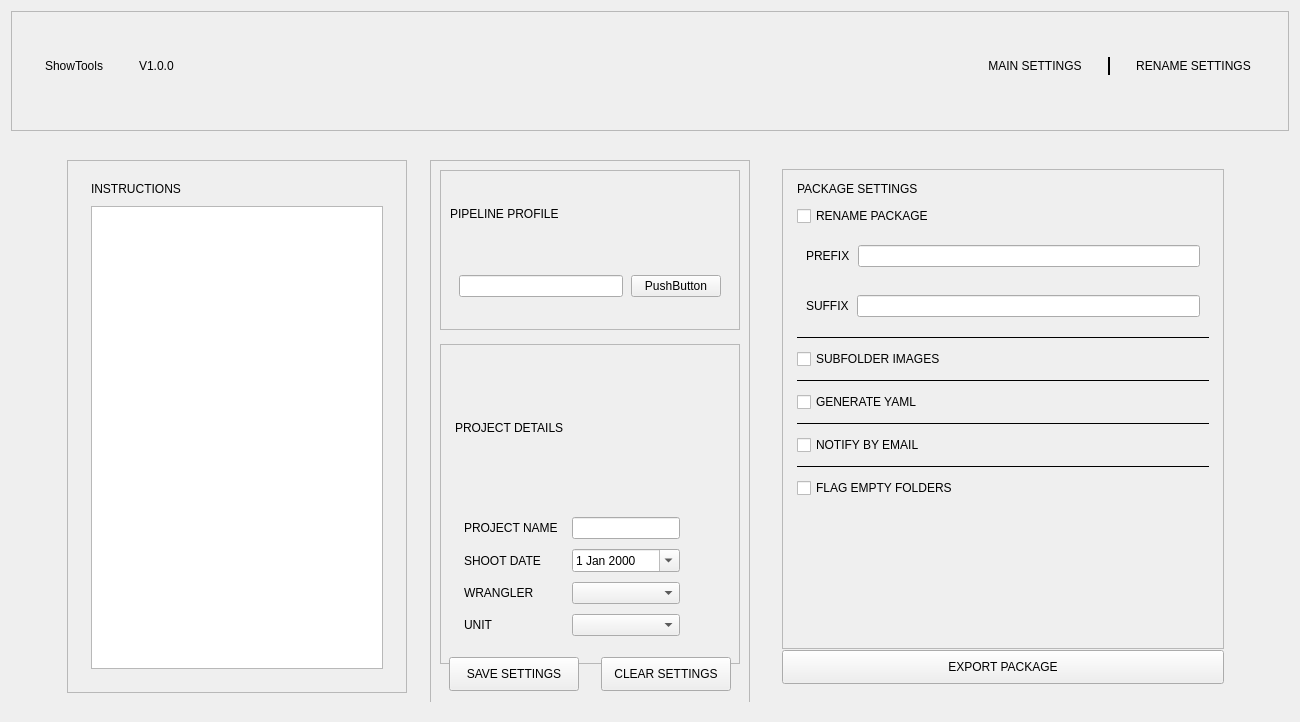
<?xml version="1.0" encoding="UTF-8"?>
<ui version="4.0">
 <class>wgShowTools</class>
 <widget class="QWidget" name="wgShowTools">
  <property name="geometry">
   <rect>
    <x>0</x>
    <y>0</y>
    <width>1300</width>
    <height>722</height>
   </rect>
  </property>
  <property name="minimumSize">
   <size>
    <width>1300</width>
    <height>722</height>
   </size>
  </property>
  <property name="maximumSize">
   <size>
    <width>1300</width>
    <height>722</height>
   </size>
  </property>
  <property name="focusPolicy">
   <enum>Qt::ClickFocus</enum>
  </property>
  <property name="windowTitle">
   <string>Form</string>
  </property>
  <property name="styleSheet">
   <string notr="true">/* =========================================================
   GLOBAL
   ========================================================= */

QWidget {
    color: #ededed;
    font-family: &quot;Segoe UI&quot;;
    font-size: 10.5pt;
    background: transparent;
}

/* Main app surfaces */
QMainWindow,
QWidget#wgShowTools,
QStackedWidget,
QStackedWidget &gt; QWidget {
    background-color: #2b2b2b;
}

/* =========================================================
   HEADER
   ========================================================= */

QFrame#headerFrame {
    background-color: #090909;
    border: none;
    border-bottom: 1px solid #1c1c1c;
}

QLabel#label_showTools {
    font-family: &quot;Segoe UI&quot;;
    font-size: 50pt;
    font-weight: 600;
    color: #ededed;
    background: transparent;
}

QLabel#label_version {
    font-family: &quot;Segoe UI&quot;;
    font-size: 10pt;
    font-weight: 400;
    color: #cfcfcf;
    background: transparent;
    padding-bottom: 8px;
}

/* Header tab buttons */
QPushButton#btnMainSettings,
QPushButton#btnRenameSettings,
QPushButton#btnMainSettings:hover,
QPushButton#btnRenameSettings:hover,
QPushButton#btnMainSettings:pressed,
QPushButton#btnRenameSettings:pressed,
QPushButton#btnMainSettings:focus,
QPushButton#btnRenameSettings:focus {
    background-color: transparent;
    border: none;
    padding: 0px;
    font-family: &quot;Segoe UI&quot;;
    font-size: 11pt;
    font-weight: 600;
    color: #ededed;
    outline: none;
}

QPushButton#btnMainSettings:checked,
QPushButton#btnRenameSettings:checked {
    color: #f0b000;
}


/* =========================================================
   TOP-LEVEL PANELS
   ========================================================= */

QFrame#frame01_instructions {
    background-color: #090909;
    border: 1px solid #1c1c1c;
    border-radius: 6px;
}

QFrame#frame02_main_settings,
QFrame#frame03_package_settings,
QFrame#frame_pipeline_profile,
QFrame#frame_project_details {
    background-color: #3a3a3a;
    border: 1px solid #323232;
    border-radius: 6px;
}

/* Make helper/container widgets inside panels transparent */
QFrame#frame01_instructions QWidget,
QFrame#frame02_main_settings QWidget,
QFrame#frame03_package_settings QWidget,
QFrame#frame_pipeline_profile QWidget,
QFrame#frame_project_details QWidget {
    background: transparent;
}

/* =========================================================
   LABELS / TITLES
   ========================================================= */

QLabel {
    color: #ededed;
    background: transparent;
}

QLabel#title_instructions,
QLabel#title_packageSettings {
    color: #ededed;
    font-size: 11pt;
    font-weight: 500;
    background: transparent;
}

/* If you later name the pipeline / project titles too, use this */
QLabel#lblSectionTitle {
    color: #ededed;
    font-size: 11pt;
    font-weight: 500;
    background: transparent;
}

/* =========================================================
   INSTRUCTIONS PANEL
   ========================================================= */

QTextBrowser#textBrowser {
    background: transparent;
    border: none;
    color: #ededed;
    font-family: &quot;Segoe UI&quot;;
    font-size: 9.5pt;
    padding: 0px;
}

/* =========================================================
   INPUTS
   ========================================================= */

QLineEdit,
QComboBox,
QDateEdit,
QPlainTextEdit,
QTextEdit {
    background-color: #e3e3e3;
    color: #1b1b1b;
    border: 1px solid #bdbdbd;
    border-radius: 3px;
    padding: 6px 8px;
    min-height: 24px;
}

QLineEdit:focus,
QComboBox:focus,
QDateEdit:focus,
QPlainTextEdit:focus,
QTextEdit:focus {
    border: 1px solid #f0b000;
}

QComboBox::drop-down {
    border: none;
    width: 22px;
}

/* =========================================================
   CHECKBOXES
   ========================================================= */

QCheckBox {
    spacing: 8px;
    background: transparent;
    color: #ededed;
}

QCheckBox::indicator {
    width: 16px;
    height: 16px;
}

/* =========================================================
   BUTTONS
   ========================================================= */

QPushButton {
    background-color: #4a4a4a;
    color: #ededed;
    border: 1px solid #5a5a5a;
    border-radius: 4px;
    padding: 6px 10px;
}

QPushButton:hover {
    background-color: #545454;
}

QPushButton:pressed {
    background-color: #3f3f3f;
}

/* Primary export button */
QPushButton#btn_export {
    background-color: #f0b000;
    color: #1b1b1b;
    border: none;
    font-weight: 700;
}

QPushButton#btn_export:hover {
    background-color: #ffc533;
}

/* =========================================================
   DIVIDERS
   ========================================================= */

QFrame[frameShape=&quot;4&quot;] {
    color: #ededed;
}

QFrame[frameShape=&quot;5&quot;] {
    color: #ededed;
}

QPushButton#btn_clearSettings,
QPushButton#btn_saveSettings {
    background-color: #4a4a4a;
    color: #ededed;
    border: 1px solid #5a5a5a;
    border-radius: 4px;
    padding: 8px 14px;
    font-weight: 500;
}

/* =========================================================
  SETTINGS BUTTONS
   ========================================================= */

QPushButton#btn_clearSettings:hover,
QPushButton#btn_saveSettings:hover {
    background-color: #545454;
}</string>
  </property>
  <layout class="QVBoxLayout" name="verticalLayout_35">
   <item>
    <layout class="QVBoxLayout" name="verticalLayout" stretch="0,1">
     <property name="spacing">
      <number>0</number>
     </property>
     <item>
      <widget class="QFrame" name="headerFrame">
       <property name="sizePolicy">
        <sizepolicy hsizetype="Expanding" vsizetype="Fixed">
         <horstretch>0</horstretch>
         <verstretch>0</verstretch>
        </sizepolicy>
       </property>
       <property name="minimumSize">
        <size>
         <width>80</width>
         <height>120</height>
        </size>
       </property>
       <property name="frameShape">
        <enum>QFrame::StyledPanel</enum>
       </property>
       <property name="frameShadow">
        <enum>QFrame::Raised</enum>
       </property>
       <layout class="QHBoxLayout" name="horizontalLayout_3">
        <property name="spacing">
         <number>8</number>
        </property>
        <property name="leftMargin">
         <number>12</number>
        </property>
        <property name="topMargin">
         <number>14</number>
        </property>
        <property name="rightMargin">
         <number>12</number>
        </property>
        <item>
         <layout class="QHBoxLayout" name="horizontalLayout_2">
          <property name="leftMargin">
           <number>12</number>
          </property>
          <property name="topMargin">
           <number>6</number>
          </property>
          <property name="rightMargin">
           <number>12</number>
          </property>
          <property name="bottomMargin">
           <number>20</number>
          </property>
          <item alignment="Qt::AlignVCenter">
           <widget class="QWidget" name="titleRow" native="true">
            <property name="minimumSize">
             <size>
              <width>200</width>
              <height>0</height>
             </size>
            </property>
            <layout class="QHBoxLayout" name="horizontalLayout_11">
             <item>
              <layout class="QHBoxLayout" name="horizontalLayout_10">
               <item alignment="Qt::AlignBottom">
                <widget class="QLabel" name="label_showTools">
                 <property name="text">
                  <string>ShowTools</string>
                 </property>
                 <property name="alignment">
                  <set>Qt::AlignBottom|Qt::AlignLeading|Qt::AlignLeft</set>
                 </property>
                </widget>
               </item>
               <item alignment="Qt::AlignBottom">
                <widget class="QLabel" name="label_version">
                 <property name="text">
                  <string>V1.0.0</string>
                 </property>
                 <property name="alignment">
                  <set>Qt::AlignBottom|Qt::AlignLeading|Qt::AlignLeft</set>
                 </property>
                </widget>
               </item>
              </layout>
             </item>
            </layout>
           </widget>
          </item>
          <item>
           <spacer name="horizontalSpacer">
            <property name="orientation">
             <enum>Qt::Horizontal</enum>
            </property>
            <property name="sizeHint" stdset="0">
             <size>
              <width>40</width>
              <height>20</height>
             </size>
            </property>
           </spacer>
          </item>
          <item>
           <widget class="QWidget" name="tabContainer" native="true">
            <property name="minimumSize">
             <size>
              <width>100</width>
              <height>0</height>
             </size>
            </property>
            <layout class="QHBoxLayout" name="horizontalLayout_12">
             <property name="spacing">
              <number>14</number>
             </property>
             <item>
              <widget class="QPushButton" name="btnMainSettings">
               <property name="focusPolicy">
                <enum>Qt::NoFocus</enum>
               </property>
               <property name="text">
                <string>MAIN SETTINGS</string>
               </property>
               <property name="checkable">
                <bool>true</bool>
               </property>
               <property name="autoExclusive">
                <bool>true</bool>
               </property>
               <property name="flat">
                <bool>true</bool>
               </property>
              </widget>
             </item>
             <item>
              <widget class="QFrame" name="frameTabDivider">
               <property name="sizePolicy">
                <sizepolicy hsizetype="Fixed" vsizetype="Fixed">
                 <horstretch>0</horstretch>
                 <verstretch>0</verstretch>
                </sizepolicy>
               </property>
               <property name="minimumSize">
                <size>
                 <width>18</width>
                 <height>18</height>
                </size>
               </property>
               <property name="sizeIncrement">
                <size>
                 <width>0</width>
                 <height>0</height>
                </size>
               </property>
               <property name="baseSize">
                <size>
                 <width>0</width>
                 <height>0</height>
                </size>
               </property>
               <property name="frameShape">
                <enum>QFrame::VLine</enum>
               </property>
               <property name="frameShadow">
                <enum>QFrame::Plain</enum>
               </property>
               <property name="lineWidth">
                <number>2</number>
               </property>
               <property name="midLineWidth">
                <number>0</number>
               </property>
              </widget>
             </item>
             <item>
              <widget class="QPushButton" name="btnRenameSettings">
               <property name="focusPolicy">
                <enum>Qt::NoFocus</enum>
               </property>
               <property name="text">
                <string>RENAME SETTINGS</string>
               </property>
               <property name="checkable">
                <bool>true</bool>
               </property>
               <property name="autoExclusive">
                <bool>true</bool>
               </property>
               <property name="flat">
                <bool>true</bool>
               </property>
              </widget>
             </item>
            </layout>
           </widget>
          </item>
         </layout>
        </item>
       </layout>
      </widget>
     </item>
     <item>
      <widget class="QStackedWidget" name="stackedWidget">
       <property name="sizePolicy">
        <sizepolicy hsizetype="Expanding" vsizetype="Expanding">
         <horstretch>0</horstretch>
         <verstretch>0</verstretch>
        </sizepolicy>
       </property>
       <property name="currentIndex">
        <number>0</number>
       </property>
       <widget class="QWidget" name="pageMainSettings">
        <layout class="QHBoxLayout" name="horizontalLayout_7">
         <property name="spacing">
          <number>18</number>
         </property>
         <property name="leftMargin">
          <number>30</number>
         </property>
         <property name="topMargin">
          <number>20</number>
         </property>
         <property name="rightMargin">
          <number>30</number>
         </property>
         <item>
          <widget class="QWidget" name="widget_cardsArea" native="true">
           <property name="minimumSize">
            <size>
             <width>500</width>
             <height>0</height>
            </size>
           </property>
           <layout class="QHBoxLayout" name="horizontalLayout">
            <item>
             <widget class="QFrame" name="frame01_instructions_3">
              <property name="sizePolicy">
               <sizepolicy hsizetype="Preferred" vsizetype="Preferred">
                <horstretch>0</horstretch>
                <verstretch>0</verstretch>
               </sizepolicy>
              </property>
              <property name="minimumSize">
               <size>
                <width>300</width>
                <height>420</height>
               </size>
              </property>
              <property name="maximumSize">
               <size>
                <width>340</width>
                <height>16777215</height>
               </size>
              </property>
              <property name="frameShape">
               <enum>QFrame::StyledPanel</enum>
              </property>
              <property name="frameShadow">
               <enum>QFrame::Raised</enum>
              </property>
              <layout class="QVBoxLayout" name="verticalLayout_58">
               <item>
                <layout class="QVBoxLayout" name="verticalLayout_59">
                 <property name="spacing">
                  <number>10</number>
                 </property>
                 <property name="leftMargin">
                  <number>14</number>
                 </property>
                 <property name="topMargin">
                  <number>12</number>
                 </property>
                 <property name="rightMargin">
                  <number>14</number>
                 </property>
                 <property name="bottomMargin">
                  <number>14</number>
                 </property>
                 <item>
                  <widget class="QLabel" name="title_instructions_6">
                   <property name="text">
                    <string>INSTRUCTIONS</string>
                   </property>
                  </widget>
                 </item>
                 <item>
                  <widget class="QTextBrowser" name="textBrowser_6"/>
                 </item>
                </layout>
               </item>
              </layout>
             </widget>
            </item>
            <item>
             <widget class="QFrame" name="frame02_main_settings_3">
              <property name="sizePolicy">
               <sizepolicy hsizetype="Preferred" vsizetype="Preferred">
                <horstretch>0</horstretch>
                <verstretch>0</verstretch>
               </sizepolicy>
              </property>
              <property name="minimumSize">
               <size>
                <width>280</width>
                <height>550</height>
               </size>
              </property>
              <property name="maximumSize">
               <size>
                <width>320</width>
                <height>16777215</height>
               </size>
              </property>
              <property name="frameShape">
               <enum>QFrame::StyledPanel</enum>
              </property>
              <property name="frameShadow">
               <enum>QFrame::Raised</enum>
              </property>
              <layout class="QVBoxLayout" name="verticalLayout_60">
               <item>
                <layout class="QVBoxLayout" name="verticalLayout_61">
                 <property name="spacing">
                  <number>14</number>
                 </property>
                 <item>
                  <widget class="QFrame" name="frame_pipeline_profile_6">
                   <property name="minimumSize">
                    <size>
                     <width>0</width>
                     <height>160</height>
                    </size>
                   </property>
                   <property name="frameShape">
                    <enum>QFrame::StyledPanel</enum>
                   </property>
                   <property name="frameShadow">
                    <enum>QFrame::Raised</enum>
                   </property>
                   <layout class="QVBoxLayout" name="verticalLayout_62">
                    <item>
                     <layout class="QVBoxLayout" name="verticalLayout_63">
                      <item>
                       <widget class="QLabel" name="title_pipelineProfile_6">
                        <property name="text">
                         <string>PIPELINE PROFILE</string>
                        </property>
                       </widget>
                      </item>
                      <item>
                       <widget class="QWidget" name="widget_6" native="true">
                        <layout class="QHBoxLayout" name="horizontalLayout_55">
                         <item>
                          <layout class="QHBoxLayout" name="horizontalLayout_56">
                           <property name="spacing">
                            <number>8</number>
                           </property>
                           <item>
                            <widget class="QLineEdit" name="lineEdit_6"/>
                           </item>
                           <item>
                            <widget class="QPushButton" name="pushButton_6">
                             <property name="minimumSize">
                              <size>
                               <width>90</width>
                               <height>0</height>
                              </size>
                             </property>
                             <property name="maximumSize">
                              <size>
                               <width>120</width>
                               <height>16777215</height>
                              </size>
                             </property>
                             <property name="text">
                              <string>PushButton</string>
                             </property>
                            </widget>
                           </item>
                          </layout>
                         </item>
                        </layout>
                       </widget>
                      </item>
                     </layout>
                    </item>
                   </layout>
                  </widget>
                 </item>
                 <item>
                  <widget class="QFrame" name="frame_project_details_6">
                   <property name="minimumSize">
                    <size>
                     <width>0</width>
                     <height>320</height>
                    </size>
                   </property>
                   <property name="frameShape">
                    <enum>QFrame::StyledPanel</enum>
                   </property>
                   <property name="frameShadow">
                    <enum>QFrame::Raised</enum>
                   </property>
                   <layout class="QVBoxLayout" name="verticalLayout_64">
                    <property name="spacing">
                     <number>10</number>
                    </property>
                    <property name="leftMargin">
                     <number>14</number>
                    </property>
                    <property name="topMargin">
                     <number>12</number>
                    </property>
                    <property name="rightMargin">
                     <number>14</number>
                    </property>
                    <property name="bottomMargin">
                     <number>14</number>
                    </property>
                    <item>
                     <layout class="QVBoxLayout" name="verticalLayout_65">
                      <item>
                       <widget class="QLabel" name="title_projectDetails_6">
                        <property name="text">
                         <string>PROJECT DETAILS</string>
                        </property>
                       </widget>
                      </item>
                      <item>
                       <widget class="QWidget" name="widget_projectForm_6" native="true">
                        <layout class="QFormLayout" name="formLayout_11">
                         <item row="0" column="0">
                          <layout class="QFormLayout" name="formLayout_12">
                           <property name="horizontalSpacing">
                            <number>14</number>
                           </property>
                           <property name="verticalSpacing">
                            <number>10</number>
                           </property>
                           <item row="1" column="0">
                            <widget class="QLabel" name="label_projectName_6">
                             <property name="text">
                              <string>PROJECT NAME</string>
                             </property>
                            </widget>
                           </item>
                           <item row="1" column="1">
                            <widget class="QLineEdit" name="field_projectName_6"/>
                           </item>
                           <item row="2" column="0">
                            <widget class="QLabel" name="label_shootDate_6">
                             <property name="text">
                              <string>SHOOT DATE</string>
                             </property>
                            </widget>
                           </item>
                           <item row="2" column="1">
                            <widget class="QDateEdit" name="Filed_shootDate_6">
                             <property name="sizePolicy">
                              <sizepolicy hsizetype="Expanding" vsizetype="Fixed">
                               <horstretch>0</horstretch>
                               <verstretch>0</verstretch>
                              </sizepolicy>
                             </property>
                             <property name="calendarPopup">
                              <bool>true</bool>
                             </property>
                            </widget>
                           </item>
                           <item row="3" column="0">
                            <widget class="QLabel" name="label_wrangler_6">
                             <property name="text">
                              <string>WRANGLER</string>
                             </property>
                            </widget>
                           </item>
                           <item row="3" column="1">
                            <widget class="QComboBox" name="field_wrangler_6">
                             <property name="sizePolicy">
                              <sizepolicy hsizetype="Expanding" vsizetype="Fixed">
                               <horstretch>0</horstretch>
                               <verstretch>0</verstretch>
                              </sizepolicy>
                             </property>
                            </widget>
                           </item>
                           <item row="4" column="0">
                            <widget class="QLabel" name="label_unit_6">
                             <property name="text">
                              <string>UNIT</string>
                             </property>
                            </widget>
                           </item>
                           <item row="4" column="1">
                            <widget class="QComboBox" name="field_unit_6">
                             <property name="sizePolicy">
                              <sizepolicy hsizetype="Expanding" vsizetype="Fixed">
                               <horstretch>0</horstretch>
                               <verstretch>0</verstretch>
                              </sizepolicy>
                             </property>
                            </widget>
                           </item>
                          </layout>
                         </item>
                        </layout>
                       </widget>
                      </item>
                     </layout>
                    </item>
                   </layout>
                  </widget>
                 </item>
                 <item>
                  <widget class="QWidget" name="widget_button_row_6" native="true">
                   <layout class="QHBoxLayout" name="horizontalLayout_57">
                    <item>
                     <layout class="QHBoxLayout" name="horizontalLayout_58">
                      <item>
                       <widget class="QPushButton" name="btn_saveSettings_6">
                        <property name="minimumSize">
                         <size>
                          <width>130</width>
                          <height>34</height>
                         </size>
                        </property>
                        <property name="text">
                         <string>SAVE SETTINGS</string>
                        </property>
                       </widget>
                      </item>
                      <item>
                       <spacer name="horizontalSpacer_7">
                        <property name="orientation">
                         <enum>Qt::Horizontal</enum>
                        </property>
                        <property name="sizeHint" stdset="0">
                         <size>
                          <width>40</width>
                          <height>20</height>
                         </size>
                        </property>
                       </spacer>
                      </item>
                      <item>
                       <widget class="QPushButton" name="btn_clearSettings_6">
                        <property name="minimumSize">
                         <size>
                          <width>130</width>
                          <height>34</height>
                         </size>
                        </property>
                        <property name="text">
                         <string>CLEAR SETTINGS</string>
                        </property>
                       </widget>
                      </item>
                     </layout>
                    </item>
                   </layout>
                  </widget>
                 </item>
                </layout>
               </item>
              </layout>
             </widget>
            </item>
            <item>
             <widget class="QWidget" name="widget_rightColumn_3" native="true">
              <property name="minimumSize">
               <size>
                <width>360</width>
                <height>0</height>
               </size>
              </property>
              <property name="maximumSize">
               <size>
                <width>460</width>
                <height>16777215</height>
               </size>
              </property>
              <layout class="QVBoxLayout" name="verticalLayout_66">
               <item>
                <widget class="QFrame" name="frame03_package_settings_6">
                 <property name="sizePolicy">
                  <sizepolicy hsizetype="Expanding" vsizetype="Preferred">
                   <horstretch>0</horstretch>
                   <verstretch>0</verstretch>
                  </sizepolicy>
                 </property>
                 <property name="minimumSize">
                  <size>
                   <width>420</width>
                   <height>480</height>
                  </size>
                 </property>
                 <property name="maximumSize">
                  <size>
                   <width>16777215</width>
                   <height>500</height>
                  </size>
                 </property>
                 <property name="frameShape">
                  <enum>QFrame::StyledPanel</enum>
                 </property>
                 <property name="frameShadow">
                  <enum>QFrame::Raised</enum>
                 </property>
                 <layout class="QVBoxLayout" name="verticalLayout_67">
                  <property name="spacing">
                   <number>12</number>
                  </property>
                  <property name="leftMargin">
                   <number>14</number>
                  </property>
                  <property name="topMargin">
                   <number>12</number>
                  </property>
                  <property name="rightMargin">
                   <number>14</number>
                  </property>
                  <property name="bottomMargin">
                   <number>14</number>
                  </property>
                  <item>
                   <layout class="QVBoxLayout" name="verticalLayout_68">
                    <property name="spacing">
                     <number>10</number>
                    </property>
                    <item>
                     <widget class="QLabel" name="title_packageSettings_6">
                      <property name="text">
                       <string>PACKAGE SETTINGS</string>
                      </property>
                     </widget>
                    </item>
                    <item>
                     <widget class="QCheckBox" name="chck_renamePackage_6">
                      <property name="text">
                       <string>RENAME PACKAGE</string>
                      </property>
                     </widget>
                    </item>
                    <item>
                     <widget class="QWidget" name="widget_prefixRow_6" native="true">
                      <layout class="QHBoxLayout" name="horizontalLayout_59">
                       <item>
                        <layout class="QHBoxLayout" name="horizontalLayout_60">
                         <property name="spacing">
                          <number>8</number>
                         </property>
                         <item>
                          <widget class="QLabel" name="label_11">
                           <property name="text">
                            <string>PREFIX</string>
                           </property>
                          </widget>
                         </item>
                         <item>
                          <widget class="QLineEdit" name="input_prefix_6"/>
                         </item>
                        </layout>
                       </item>
                      </layout>
                     </widget>
                    </item>
                    <item>
                     <widget class="QWidget" name="widget_suffixRow_6" native="true">
                      <layout class="QHBoxLayout" name="horizontalLayout_61">
                       <item>
                        <layout class="QHBoxLayout" name="horizontalLayout_62">
                         <property name="spacing">
                          <number>8</number>
                         </property>
                         <item>
                          <widget class="QLabel" name="label_12">
                           <property name="text">
                            <string>SUFFIX</string>
                           </property>
                          </widget>
                         </item>
                         <item>
                          <widget class="QLineEdit" name="input_suffix_6"/>
                         </item>
                        </layout>
                       </item>
                      </layout>
                     </widget>
                    </item>
                    <item>
                     <widget class="QFrame" name="frame_6">
                      <property name="frameShape">
                       <enum>QFrame::HLine</enum>
                      </property>
                      <property name="frameShadow">
                       <enum>QFrame::Plain</enum>
                      </property>
                     </widget>
                    </item>
                    <item>
                     <widget class="QCheckBox" name="chck_subfolderImages_6">
                      <property name="text">
                       <string>SUBFOLDER IMAGES</string>
                      </property>
                     </widget>
                    </item>
                    <item>
                     <widget class="QFrame" name="dividerLine01_6">
                      <property name="frameShape">
                       <enum>QFrame::HLine</enum>
                      </property>
                      <property name="frameShadow">
                       <enum>QFrame::Plain</enum>
                      </property>
                     </widget>
                    </item>
                    <item>
                     <widget class="QCheckBox" name="chck_generateYAML_6">
                      <property name="text">
                       <string>GENERATE YAML</string>
                      </property>
                     </widget>
                    </item>
                    <item>
                     <widget class="QFrame" name="dividerLine02_6">
                      <property name="frameShape">
                       <enum>QFrame::HLine</enum>
                      </property>
                      <property name="frameShadow">
                       <enum>QFrame::Plain</enum>
                      </property>
                     </widget>
                    </item>
                    <item>
                     <widget class="QCheckBox" name="chck_NotifyEmail_6">
                      <property name="text">
                       <string>NOTIFY BY EMAIL</string>
                      </property>
                     </widget>
                    </item>
                    <item>
                     <widget class="QFrame" name="dividerLine03_6">
                      <property name="frameShape">
                       <enum>QFrame::HLine</enum>
                      </property>
                      <property name="frameShadow">
                       <enum>QFrame::Plain</enum>
                      </property>
                     </widget>
                    </item>
                    <item>
                     <widget class="QCheckBox" name="chck_flagEmptyFolders_6">
                      <property name="text">
                       <string>FLAG EMPTY FOLDERS</string>
                      </property>
                     </widget>
                    </item>
                    <item>
                     <spacer name="verticalSpacer_8">
                      <property name="orientation">
                       <enum>Qt::Vertical</enum>
                      </property>
                      <property name="sizeHint" stdset="0">
                       <size>
                        <width>20</width>
                        <height>40</height>
                       </size>
                      </property>
                     </spacer>
                    </item>
                   </layout>
                  </item>
                 </layout>
                </widget>
               </item>
               <item>
                <widget class="QPushButton" name="btn_export_6">
                 <property name="sizePolicy">
                  <sizepolicy hsizetype="Expanding" vsizetype="Fixed">
                   <horstretch>0</horstretch>
                   <verstretch>0</verstretch>
                  </sizepolicy>
                 </property>
                 <property name="minimumSize">
                  <size>
                   <width>34</width>
                   <height>34</height>
                  </size>
                 </property>
                 <property name="text">
                  <string>EXPORT PACKAGE</string>
                 </property>
                </widget>
               </item>
              </layout>
             </widget>
            </item>
           </layout>
          </widget>
         </item>
        </layout>
       </widget>
       <widget class="QWidget" name="pageRenameSettings"/>
      </widget>
     </item>
    </layout>
   </item>
  </layout>
 </widget>
 <resources/>
 <connections/>
</ui>
